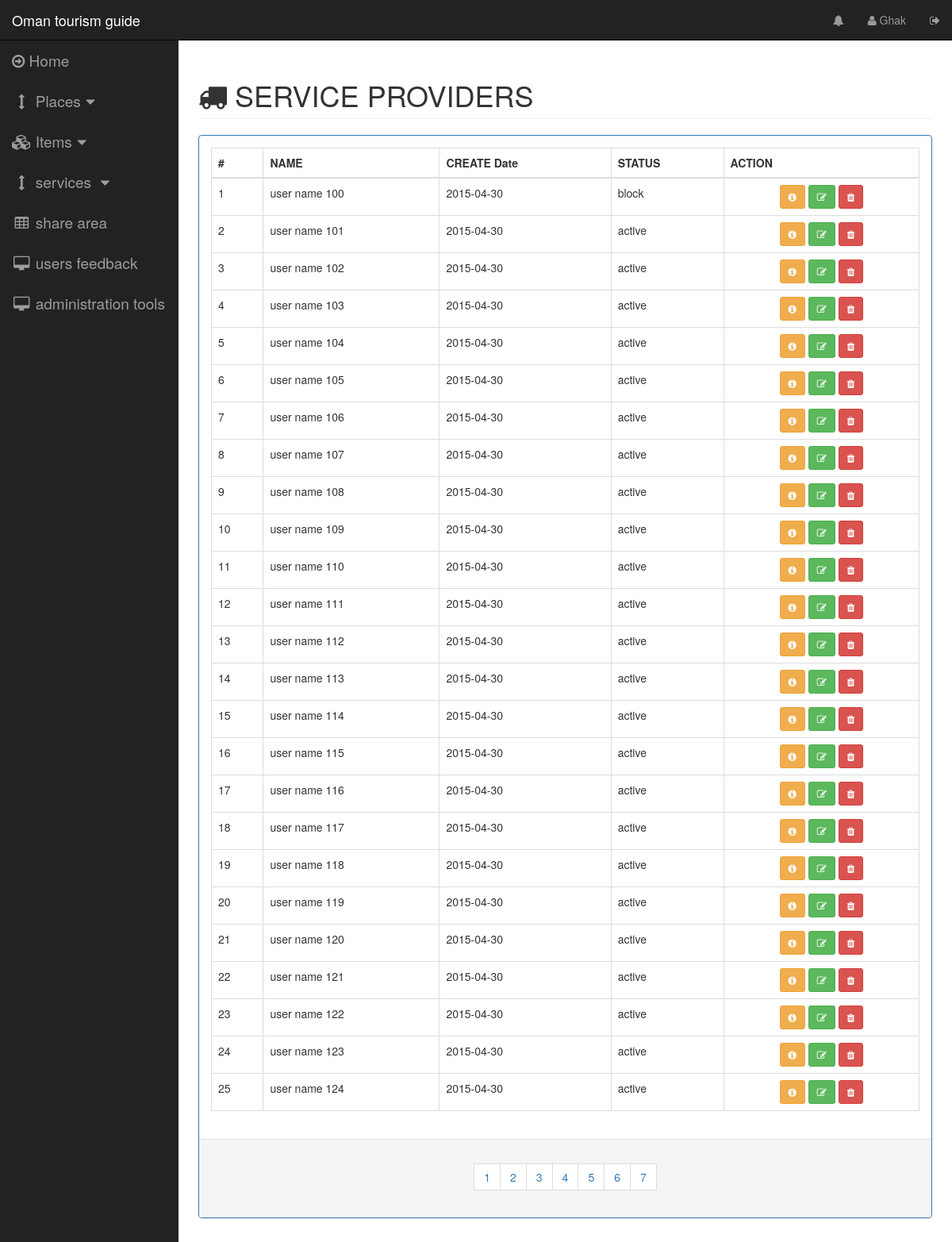
The app's page /pages/serviceproviders.php (signed in) with its own data.
### tables this page shows
CREATE TABLE IF NOT EXISTS `user_service` (
  `useservice_id` int(11) NOT NULL AUTO_INCREMENT,
  `useservice_name` varchar(45) DEFAULT NULL,
  `useservice_email` varchar(45) DEFAULT NULL,
  `useservice_phone` varchar(45) DEFAULT NULL,
  `useservice_password` varchar(65) DEFAULT NULL,
  `useservice_add_date` timestamp NULL DEFAULT CURRENT_TIMESTAMP,
  `positive_evaluation` int(11) NOT NULL DEFAULT '0',
  `negative_evaluation` int(11) NOT NULL DEFAULT '0',
  `account_status` varchar(2) NOT NULL DEFAULT '0' COMMENT 'if 0 mean is not block .. 1 it is block',
  PRIMARY KEY (`useservice_id`),
  UNIQUE KEY `useservice_email` (`useservice_email`)
);

### server/dboperation.php (called while the page is built, shortened)
<?php
class dboperation {
    public static function getServiceProvidersList($selectfrom = 0, $selectamount = 25) {
        $response = array("status" => "false", "data" => "");
        try {
            $dbh = new PDO("mysql:host=" . DB_HOST . ";dbname=" . DB_NAME . "", DB_USERNAME, DB_PASSWORD, array(PDO::MYSQL_ATTR_INIT_COMMAND => "SET NAMES 'utf8'"));
            $dbh->setAttribute(PDO::ATTR_ERRMODE, PDO::ERRMODE_EXCEPTION);
            $stmt = $dbh->prepare('SELECT
                                    user_service.useservice_id,
                                    user_service.useservice_name,
                                    user_service.useservice_email,
                                    user_service.useservice_phone,
                                    DATE(user_service.useservice_add_date) AS createdate,
                                    user_service.positive_evaluation,
                                    user_service.negative_evaluation,
                                    user_service.account_status
                                  FROM user_service
                                  ORDER BY user_service.useservice_add_date DESC
                      LIMIT ' . $selectfrom . ' , ' . $selectamount . '');
            $stmt->execute();
            $result = $stmt->fetchAll();
            $response = array("status" => "false", "data" => "");
            $serviceproviders = array(
                "id" => "",
                "name" => "",
                "email" => "",
                "phone" => "",
                "createdate" => "",
                "positiveevaluation" => "",
                "negativeevaluation" => "",
                "blockstatus" => "");
            $data = array();
            foreach ($result as $row) {
                $serviceproviders["id"] = $row['useservice_id'];
                $serviceproviders["name"] = $row['useservice_name'];
                $serviceproviders["email"] = $row['useservice_email'];
                $serviceproviders["phone"] = $row['useservice_phone'];
                $serviceproviders["createdate"] = $row['createdate'];
                $serviceproviders["positiveevaluation"] = $row['positive_evaluation'];
                $serviceproviders["negativeevaluation"] = $row['negative_evaluation'];
                $serviceproviders["blockstatus"] = ($row['account_status'] == "0") ? "false" : "true";
                array_push($data, $serviceproviders);
            }
            $response['data'] = $data;
            $response["status"] = "true";
        } catch (PDOException $e) {
            $response["data"] = $e->getMessage();
            $response["status"] = "false";
            echo $e->getMessage();
        } finally {
            return json_encode($response);
        }
    }
    public static function serviceProvidersTotalCount() {
        try {
            $dbh = new PDO("mysql:host=" . DB_HOST . ";dbname=" . DB_NAME . "", DB_USERNAME, DB_PASSWORD, array(PDO::MYSQL_ATTR_INIT_COMMAND => "SET NAMES 'utf8'"));
            $sql = 'SELECT count(*) as count FROM user_service WHERE 1';
            foreach ($dbh->query($sql) as $row) {
                $count = $row['count'];
            }
            return $count;
        } catch (PDOException $e) {
            echo $e->getMessage();
        }
    }
}

### controlpages/serviceproviders.php (the view)
<div class="row">
    <div class="col-lg-12">
        <h1 class="page-header" style="text-transform: uppercase"><span class="fa fa-truck"></span>&nbsp;service providers</h1>
    </div>
</div>
<div class="row">
    <div class="col-lg-12 col-md-12">
        <div class="panel panel-primary">
            <div class="panel-body">
                <table id="serviceproviders-list-table" class="table table-bordered table-hover">
                    <thead>
                        <tr>
                            <th>#</th>
                            <th>NAME</th>
                            <th>CREATE Date</th>
                            <th>STATUS</th>
                            <th>ACTION</th>
                        </tr>
                    </thead>
                    <tbody >
                        <?php
                        $selectamount = 25;
                        $serviceproviderslist = json_decode(dboperation::getServiceProvidersList(0, $selectamount));
                        $num = 1;
                        foreach ($serviceproviderslist->data as $key => $userprovider) {
                            ?>
                        <tr id="serviceprovider_list_tr_<?php echo $num;?>">
                                <td><?php echo $num; ?></td>
                                <td><?php echo $userprovider->name ?></td>
                                <td><?php echo $userprovider->createdate ?></td>
                                <td><?php echo ($userprovider->blockstatus == "true")? "block" : "active" ?></td>
                                <td>
                        <center>
                            <span onclick="servicesFunctions.setserviceprovidermodalinfo(
                                        '<?php echo $userprovider->name ?>',
                                        '<?php echo $userprovider->email ?>',
                                        '<?php echo $userprovider->phone ?>',
                                        '<?php echo $userprovider->createdate ?>',
                                        '<?php echo $userprovider->positiveevaluation ?>',
                                        '<?php echo $userprovider->negativeevaluation ?>',
                                        '<?php echo ($userprovider->blockstatus == "true")? "block" : "active" ?>'
                                        )" data-toggle="modal" data-target="#serviceprovider_info_modal" class="btn btn-warning btn-sm">
                                <i class="fa fa-info-circle"></i>
                            </span>
                             <span onclick="servicesFunctions.setserviceproviderupdatemodalinfo(
                                        '<?php echo $userprovider->id ?>',
                                        '<?php echo $userprovider->name ?>',
                                        '<?php echo $userprovider->email ?>',
                                        '<?php echo $userprovider->phone ?>',
                                        '<?php echo ($userprovider->blockstatus == "true")? "block" : "active" ?>'
                                        )" data-toggle="modal"
                                  data-target="#update_serviceproviderinfo_modal"
                                  class="btn btn-success btn-sm">
                                <i class="fa fa-edit"></i>
                             </span>
                            <span onclick="servicesFunctions.setremovesetserviceprovidermodalinf('<?php echo $userprovider->id ?>', '<?php echo $num ?>')" data-toggle="modal" data-target="#remove_serviceprovider_modal" class="btn btn-danger btn-sm">
                                <i class="fa fa-trash"></i>
                            </span>
                        </center>
                        </td>
                        </tr>
                        <?php
                        $num++;
                    }
                    ?>
                    </tbody>
                </table>
            </div>
            <div class="panel-footer">
                <center>
                    <nav>
                        <ul class="pagination">
                            <?php
                            $count = dboperation::serviceProvidersTotalCount();
                            $pages = intval($count) / $selectamount;
                            if (is_float($pages)) {
                                $pages = intval($pages + 1);
                            }
                            $selectfrom = 0;
                            $selectto = $selectamount;
                            $roundnum = 1;
                            for ($index = 0; $index < $pages; $index++) {
                                ?>
                            <li>
                                    <span
                                        onclick="servicesFunctions.serviceprovidernextpage('<?php echo $selectfrom; ?>', '<?php echo $selectamount ?>')"
                                        class="btn" style="border-radius: 0px;">
                                        <?php echo $index + 1; ?>
                                    </span>
                                </li>
                                <?php
                                $roundnum++;
                                $selectfrom = $selectto;
                                $selectto = $selectamount * $roundnum;
                            }
                            ?>
                        </ul>
                    </nav>
                </center>
            </div>
        </div>
    </div>
</div>

### css/sb-admin.css (style rules this page uses)
body { margin-top: 100px; background-color: #222; }
@media (min-width:768px) { body { margin-top: 50px; } }

### records on screen
user_service: useservice_name "user name 100", createdate "2015-04-30", shows "block"
user_service: useservice_name "user name 101", createdate "2015-04-30", shows "active"
user_service: useservice_name "user name 102", createdate "2015-04-30", shows "active"
user_service: useservice_name "user name 103", createdate "2015-04-30", shows "active"
user_service: useservice_name "user name 104", createdate "2015-04-30", shows "active"
user_service: useservice_name "user name 105", createdate "2015-04-30", shows "active"
user_service: useservice_name "user name 106", createdate "2015-04-30", shows "active"
user_service: useservice_name "user name 107", createdate "2015-04-30", shows "active"
user_service: useservice_name "user name 108", createdate "2015-04-30", shows "active"
user_service: useservice_name "user name 109", createdate "2015-04-30", shows "active"
user_service: useservice_name "user name 110", createdate "2015-04-30", shows "active"
user_service: useservice_name "user name 111", createdate "2015-04-30", shows "active"
user_service: useservice_name "user name 112", createdate "2015-04-30", shows "active"
user_service: useservice_name "user name 113", createdate "2015-04-30", shows "active"
user_service: useservice_name "user name 114", createdate "2015-04-30", shows "active"
user_service: useservice_name "user name 115", createdate "2015-04-30", shows "active"
user_service: useservice_name "user name 116", createdate "2015-04-30", shows "active"
user_service: useservice_name "user name 117", createdate "2015-04-30", shows "active"
user_service: useservice_name "user name 118", createdate "2015-04-30", shows "active"
user_service: useservice_name "user name 119", createdate "2015-04-30", shows "active"
user_service: useservice_name "user name 120", createdate "2015-04-30", shows "active"
user_service: useservice_name "user name 121", createdate "2015-04-30", shows "active"
user_service: useservice_name "user name 122", createdate "2015-04-30", shows "active"
user_service: useservice_name "user name 123", createdate "2015-04-30", shows "active"
user_service: useservice_name "user name 124", createdate "2015-04-30", shows "active"

### other values on screen
$_SESSION['login-admin-name'] "Ghak"
